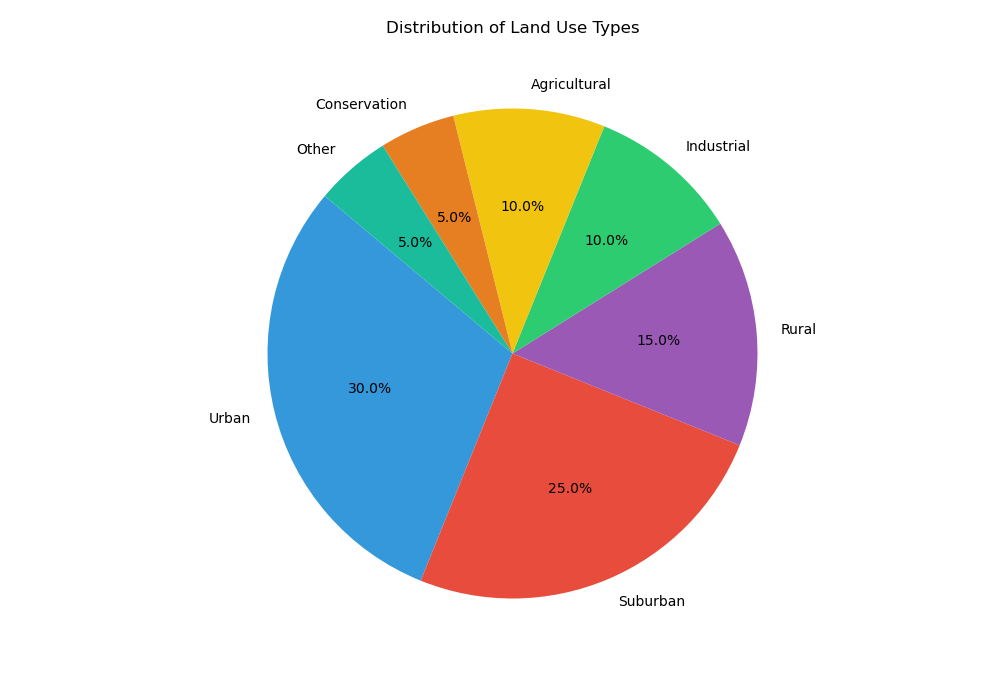

Write Python code to recreate this figure.

import matplotlib.pyplot as plt

# Data
activities = ['Urban', 'Suburban', 'Rural', 'Industrial', 'Agricultural', 'Conservation', 'Other']
percentages = [30, 25, 15, 10, 10, 5, 5]
colors = ['#3498db', '#e74c3c', '#9b59b6', '#2ecc71', '#f1c40f', '#e67e22', '#1abc9c']

# Pie chart
plt.figure(figsize=(10, 7))
plt.pie(percentages, labels=activities, colors=colors, autopct='%1.1f%%', startangle=140)
plt.axis('equal')  # Equal aspect ratio ensures that pie is drawn as a circle.

# Title
plt.title('Distribution of Land Use Types', y=1.08)

# Display the chart
plt.show()
